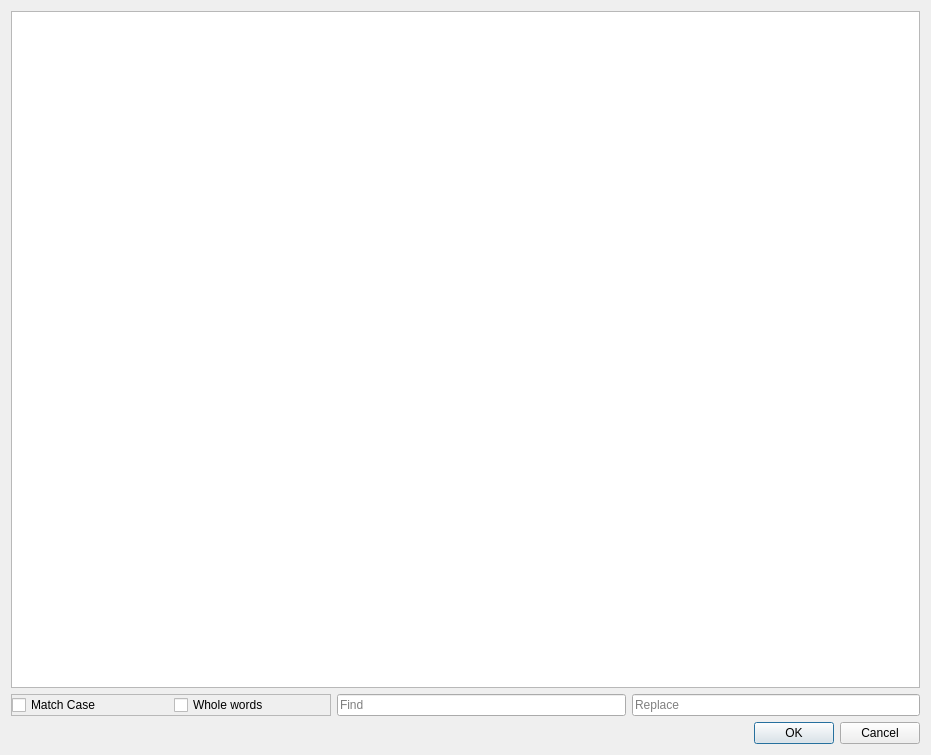
<?xml version="1.0" encoding="UTF-8"?>
<ui version="4.0">
 <class>Dialog</class>
 <widget class="QDialog" name="Dialog">
  <property name="geometry">
   <rect>
    <x>0</x>
    <y>0</y>
    <width>931</width>
    <height>755</height>
   </rect>
  </property>
  <property name="windowTitle">
   <string>Find and replace</string>
  </property>
  <property name="windowIcon">
   <iconset resource="../resources.qrc">
    <normaloff>:/icons/appicon.ico</normaloff>:/icons/appicon.ico</iconset>
  </property>
  <layout class="QVBoxLayout" name="verticalLayout_2">
   <item>
    <layout class="QVBoxLayout" name="verticalLayout">
     <item>
      <widget class="QPlainTextEdit" name="viewport_QplainText"/>
     </item>
     <item>
      <layout class="QHBoxLayout" name="horizontalLayout_2"/>
     </item>
     <item>
      <layout class="QHBoxLayout" name="horizontalLayout_3">
       <item>
        <widget class="QFrame" name="frame">
         <property name="minimumSize">
          <size>
           <width>320</width>
           <height>0</height>
          </size>
         </property>
         <property name="frameShape">
          <enum>QFrame::Shape::StyledPanel</enum>
         </property>
         <property name="frameShadow">
          <enum>QFrame::Shadow::Raised</enum>
         </property>
         <layout class="QHBoxLayout" name="horizontalLayout_4">
          <property name="leftMargin">
           <number>0</number>
          </property>
          <property name="topMargin">
           <number>0</number>
          </property>
          <property name="rightMargin">
           <number>0</number>
          </property>
          <property name="bottomMargin">
           <number>0</number>
          </property>
          <item>
           <widget class="QCheckBox" name="match_case_checkBox">
            <property name="text">
             <string>Match Case</string>
            </property>
           </widget>
          </item>
          <item>
           <widget class="QCheckBox" name="whole_words_checkBox">
            <property name="text">
             <string>Whole words</string>
            </property>
           </widget>
          </item>
         </layout>
        </widget>
       </item>
       <item>
        <widget class="QLineEdit" name="find_text_lineEdit">
         <property name="text">
          <string/>
         </property>
         <property name="placeholderText">
          <string>Find</string>
         </property>
        </widget>
       </item>
       <item>
        <widget class="QLineEdit" name="replace_with_lineEdit">
         <property name="placeholderText">
          <string>Replace</string>
         </property>
        </widget>
       </item>
      </layout>
     </item>
    </layout>
   </item>
   <item>
    <widget class="QDialogButtonBox" name="buttonBox">
     <property name="orientation">
      <enum>Qt::Orientation::Horizontal</enum>
     </property>
     <property name="standardButtons">
      <set>QDialogButtonBox::StandardButton::Cancel|QDialogButtonBox::StandardButton::Ok</set>
     </property>
    </widget>
   </item>
  </layout>
 </widget>
 <resources>
  <include location="../resources.qrc"/>
 </resources>
 <connections>
  <connection>
   <sender>buttonBox</sender>
   <signal>accepted()</signal>
   <receiver>Dialog</receiver>
   <slot>accept()</slot>
   <hints>
    <hint type="sourcelabel">
     <x>248</x>
     <y>254</y>
    </hint>
    <hint type="destinationlabel">
     <x>157</x>
     <y>274</y>
    </hint>
   </hints>
  </connection>
  <connection>
   <sender>buttonBox</sender>
   <signal>rejected()</signal>
   <receiver>Dialog</receiver>
   <slot>reject()</slot>
   <hints>
    <hint type="sourcelabel">
     <x>316</x>
     <y>260</y>
    </hint>
    <hint type="destinationlabel">
     <x>286</x>
     <y>274</y>
    </hint>
   </hints>
  </connection>
 </connections>
</ui>
